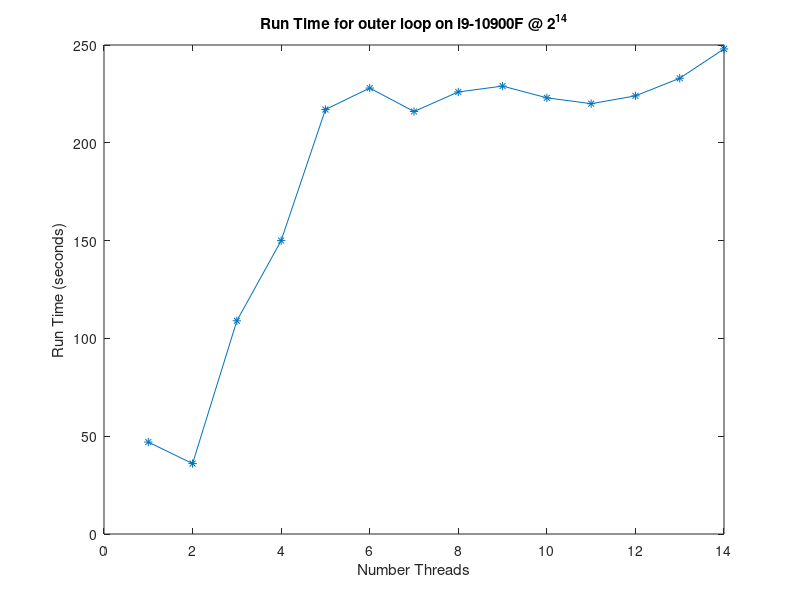
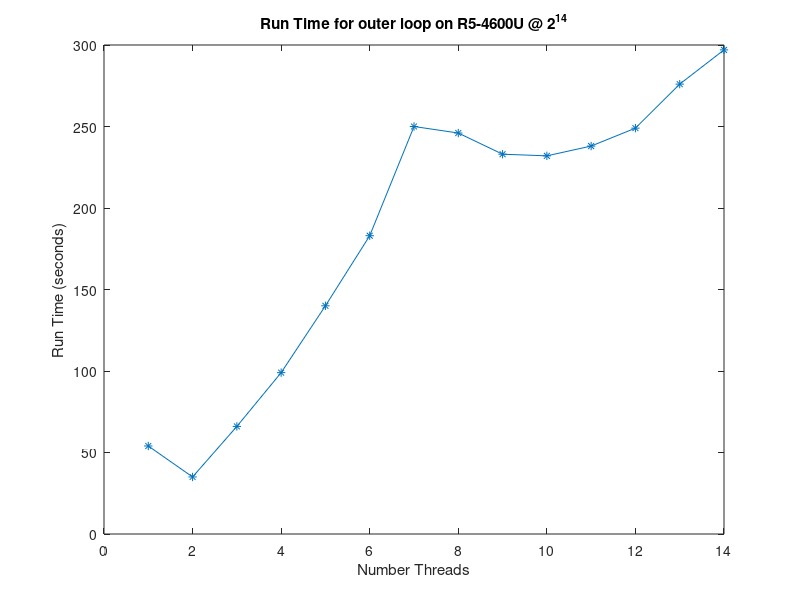

Recreate these plots in MATLAB, in order. (Note: this script raises an error after producing the figures.)
clear; clc; close all;

% %% inner loop
% run_time= [34,97,121,143,174,177,192,183,194,193,202,205,203,202,198,202];
% t=[1:15,20];
%
% figure()
% plot(t,run_time,"-*")
% title("Run Time vs Threads for inner loop")
% xlabel("Number Threads")
% ylabel("Run Time (seconds)")

%% outer loop i9
run_time= [47,36,109,150,217,228,216,226,229,223,220,224,233,248];
t= 1:14;

figure()
plot(t,run_time,"-*")
title("Run Time for outer loop on i9-10900F @ 2^{14}")
xlabel("Number Threads")
ylabel("Run Time (seconds)")


%% outer loop r5
run_time= [54,35,66,99,140,183,250,246,233,232,238,249,276,297];
t= 1:14;

figure()
plot(t,run_time,"-*")
title("Run Time for outer loop on R5-4600U @ 2^{14}")
xlabel("Number Threads")
ylabel("Run Time (seconds)")

%% Hyalite
tvt = readmatrix('outer_times_hyalite.csv');
times = reshape(tvt(:,2),40,14);
md = median(times);

% box plot with 40
figure()
boxplot(times)
title("Run Time for outer loop on Hyalite @ 2^{14}")
xlabel("Number Threads")
ylabel("Run Time (seconds)")

%
figure()
plot(1:14,md,"-*")
title("Run Time for outer loop on Hyalite @ 2^{14}")
xlabel("Number Threads")
ylabel("Run Time (seconds)")

%% Hyalite
tvt = readmatrix('outer_times_hyalite_12.csv');
times = reshape(tvt(:,2),50,14);
md = median(times);

% box plot with 40
figure()
boxplot(times)
title("Run Time for outer loop on Hyalite @ 2^{12}")
xlabel("Number Threads")
ylabel("Run Time (seconds)")

%
figure()
plot(1:14,md,"-*")
title("Run Time for outer loop on Hyalite @ 2^{12}")
xlabel("Number Threads")
ylabel("Run Time (seconds)")





